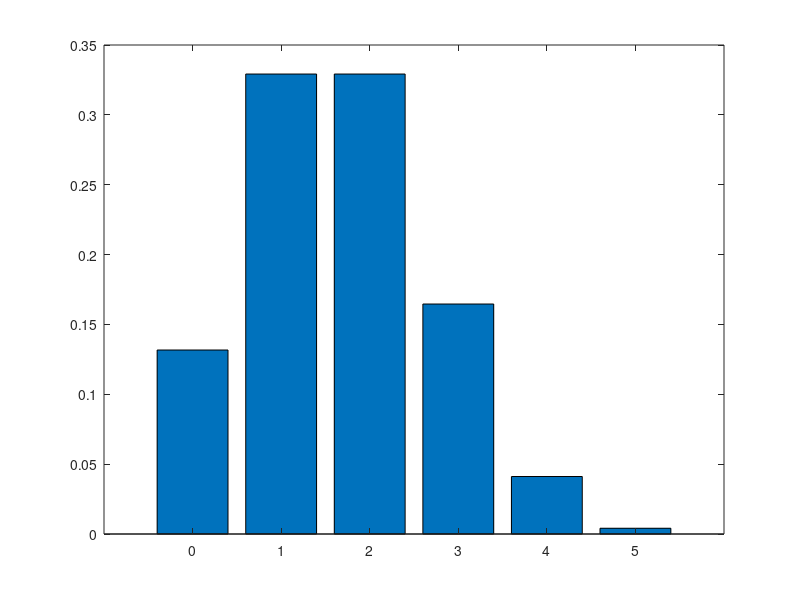

MATLAB code to generate this figure:
% Binomial Verteilung, mit zurück legend
% Papula band 3, S.346

p0 = nchoosek(5, 0) * (1/3)^0 * (1-(1/3))^(5-0)
p1 = nchoosek(5, 1) * (1/3)^1 * (1-(1/3))^(5-1)
p2 = nchoosek(5, 2) * (1/3)^2 * (1-(1/3))^(5-2)
p3 = nchoosek(5, 3) * (1/3)^3 * (1-(1/3))^(5-3)
p4 = nchoosek(5, 4) * (1/3)^4 * (1-(1/3))^(5-4)
p5 = nchoosek(5, 5) * (1/3)^5 * (1-(1/3))^(5-5)

x = [0:5];
f = [p0 p1 p2 p3 p4 p5];
bar(x, f) % grafische Darstellung, Balkendiagramm